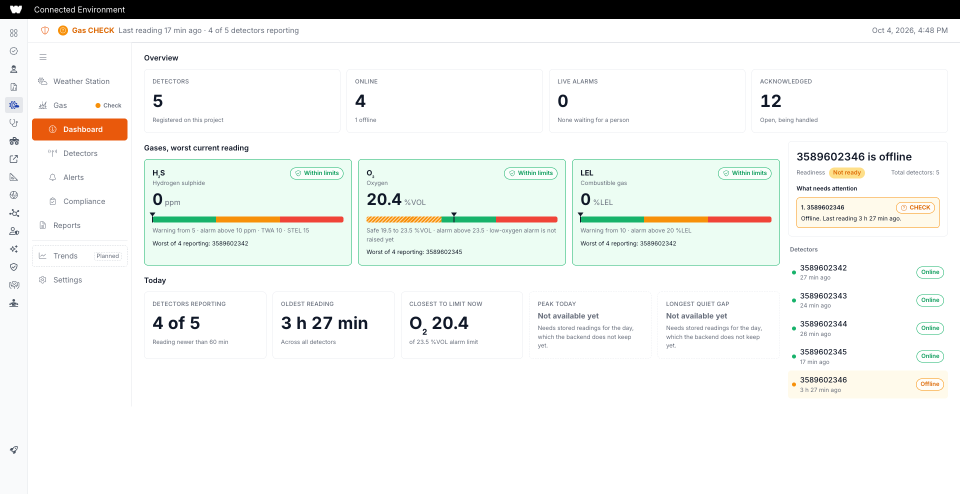
#> input picture four-videos/gas/assets/g-dashboard-c.png, 1920 x 988 px (shown at 1/2 size)
$ python blur_serials.py
#> lines starting #> are read from the running program, lines starting #| are printed output that depends on the picture
#!/usr/bin/env python3
"""blur_serials.py: rebuild the Gas screenshots used by the deck with every detector serial number blurred.
Source: the masked live frame four-videos/gas/assets/g-dashboard-c.png, cropped (265,90,1910,810) as prep_assets.py does.
Writes: src/assets/gas-dash.png and src/assets/permits-gas.png (same picture). Safe to run again.
"""
import os
from PIL import Image, ImageFilter
HERE = os.path.dirname(os.path.abspath(__file__))
SRC = os.path.join(HERE, "..", "..", "four-videos", "gas", "assets", "g-dashboard-c.png")
CROP = (265, 90, 1910, 810)
# boxes in crop pixels (x0, y0, x1, y1): the serial numbers only, the words around them stay readable
BOXES = [
  (157, 387, 234, 408),   # H2S card: Worst of 4 reporting
  (585, 403, 662, 424),   # O2 card
  (1013, 387, 1090, 408), # LEL card
  (1324, 208, 1468, 238), # side panel title: "... is offline"
  (1348, 315, 1428, 336), # side panel: what needs attention
] + [(1330, cy - 13, 1434, cy + 13) for cy in (445, 501, 557, 613, 669)]  # detector list
im = Image.open(SRC).convert("RGB").crop(CROP)
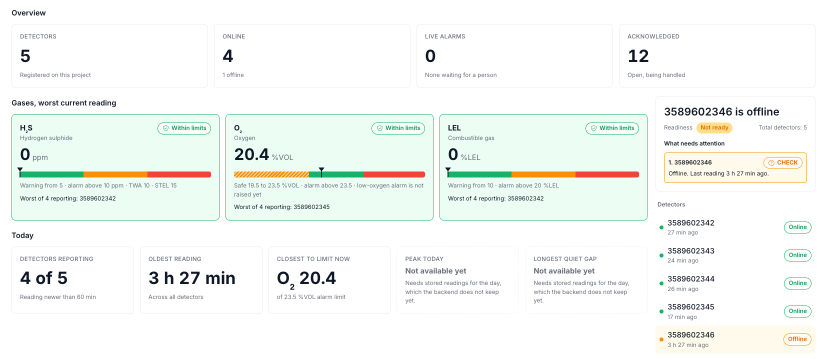
#> im: PIL image 1645x720 RGB (shown at 1/2 size); mean R, G, B 244.6, 248.2, 244.7
for b in BOXES:
    part = im.crop(b).filter(ImageFilter.GaussianBlur(6))
    im.paste(part, b[:2])
#> this loop made 10 passes
#> pass 1, `part = im.crop(b).filter(ImageFilter.GaussianBlur(6))`:
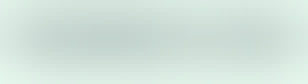
#> part: PIL image 77x21 RGB (shown 4 times larger); mean R, G, B 211, 226.8, 219.6
#> after the loop:
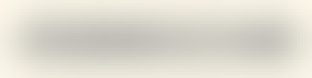
#> part: PIL image 104x26 RGB (shown 3 times larger); mean R, G, B 222.2, 218.9, 208
for name in ("gas-dash.png", "permits-gas.png"):
    im.save(os.path.join(HERE, "src", "assets", name), optimize=True)
print("blurred", len(BOXES), "boxes ->", im.size)
#| blurred 10 boxes -> (1645, 720)

$ run again, with four-videos/gas/assets/g-alerts-bottom-c.png copied over four-videos/gas/assets/g-dashboard-c.png
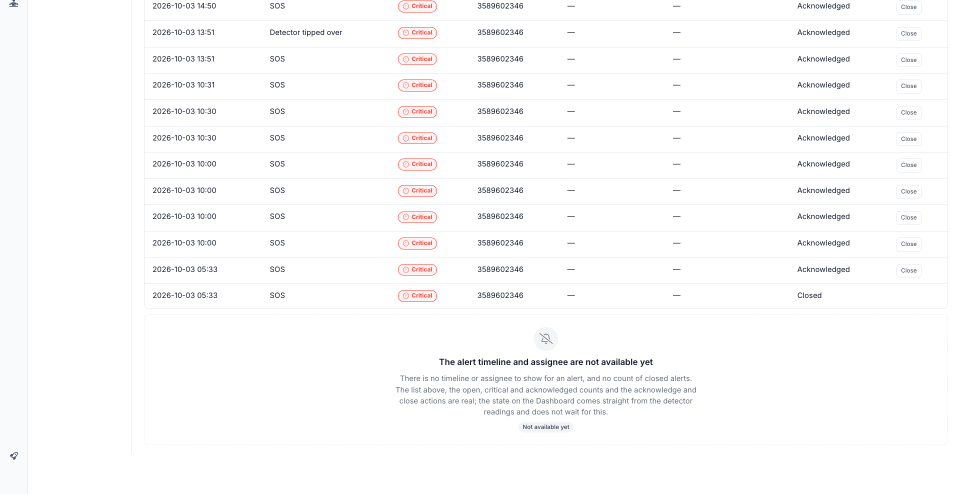
#> input picture four-videos/gas/assets/g-alerts-bottom-c.png, 1920 x 988 px (shown at 1/2 size)
#> `im = Image.open(SRC).convert("RGB").crop(CROP)`:
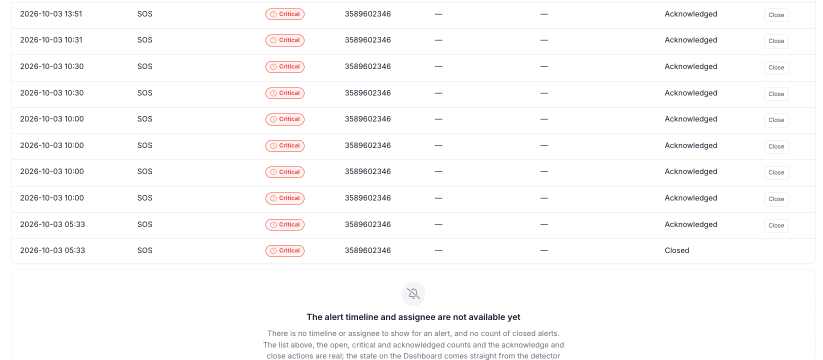
#> im: PIL image 1645x720 RGB (shown at 1/2 size); mean R, G, B 250.9, 250.4, 250.7
#> the loop `for b in BOXES:` made 10 passes
#> pass 3, `part = im.crop(b).filter(ImageFilter.GaussianBlur(6))`:
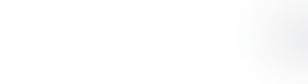
#> part: PIL image 77x21 RGB (shown 4 times larger); mean R, G, B 253.5, 253.5, 253.6
#| blurred 10 boxes -> (1645, 720)

$ run again, with four-videos/gas/assets/g-alerts-c.png copied over four-videos/gas/assets/g-dashboard-c.png
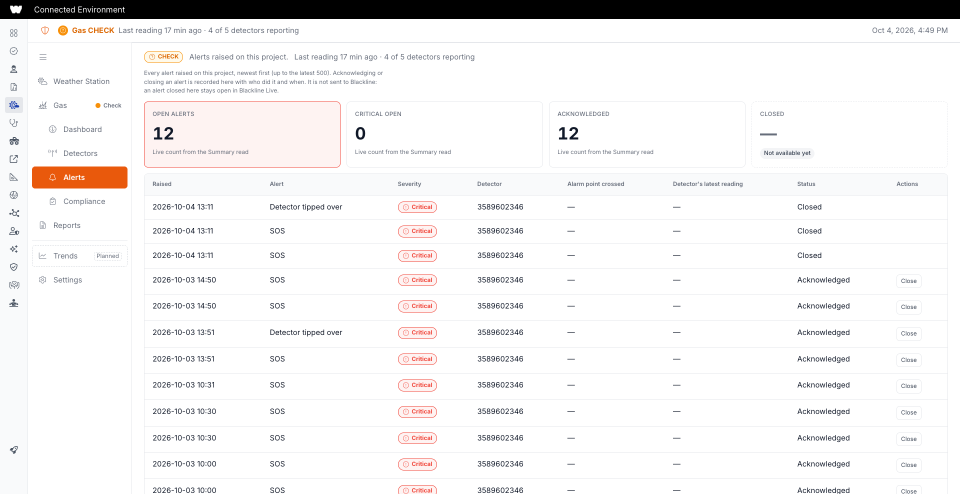
#> input picture four-videos/gas/assets/g-alerts-c.png, 1920 x 988 px (shown at 1/2 size)
#> `im = Image.open(SRC).convert("RGB").crop(CROP)`:
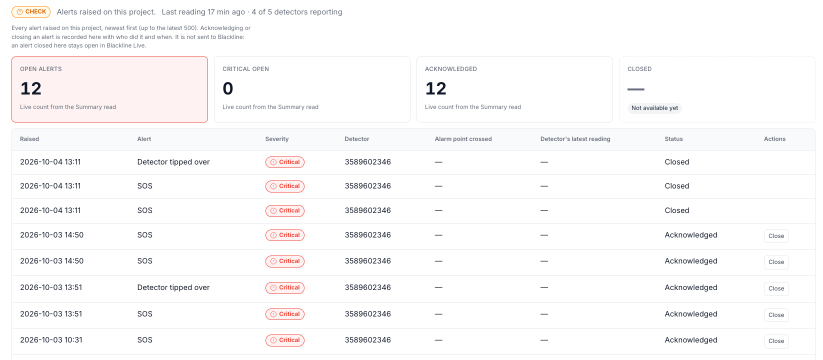
#> im: PIL image 1645x720 RGB (shown at 1/2 size); mean R, G, B 250.7, 249.8, 250
#> after the loop `for b in BOXES:`:
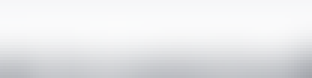
#> part: PIL image 104x26 RGB (shown 3 times larger); mean R, G, B 231.7, 232.5, 234.4
#| blurred 10 boxes -> (1645, 720)
